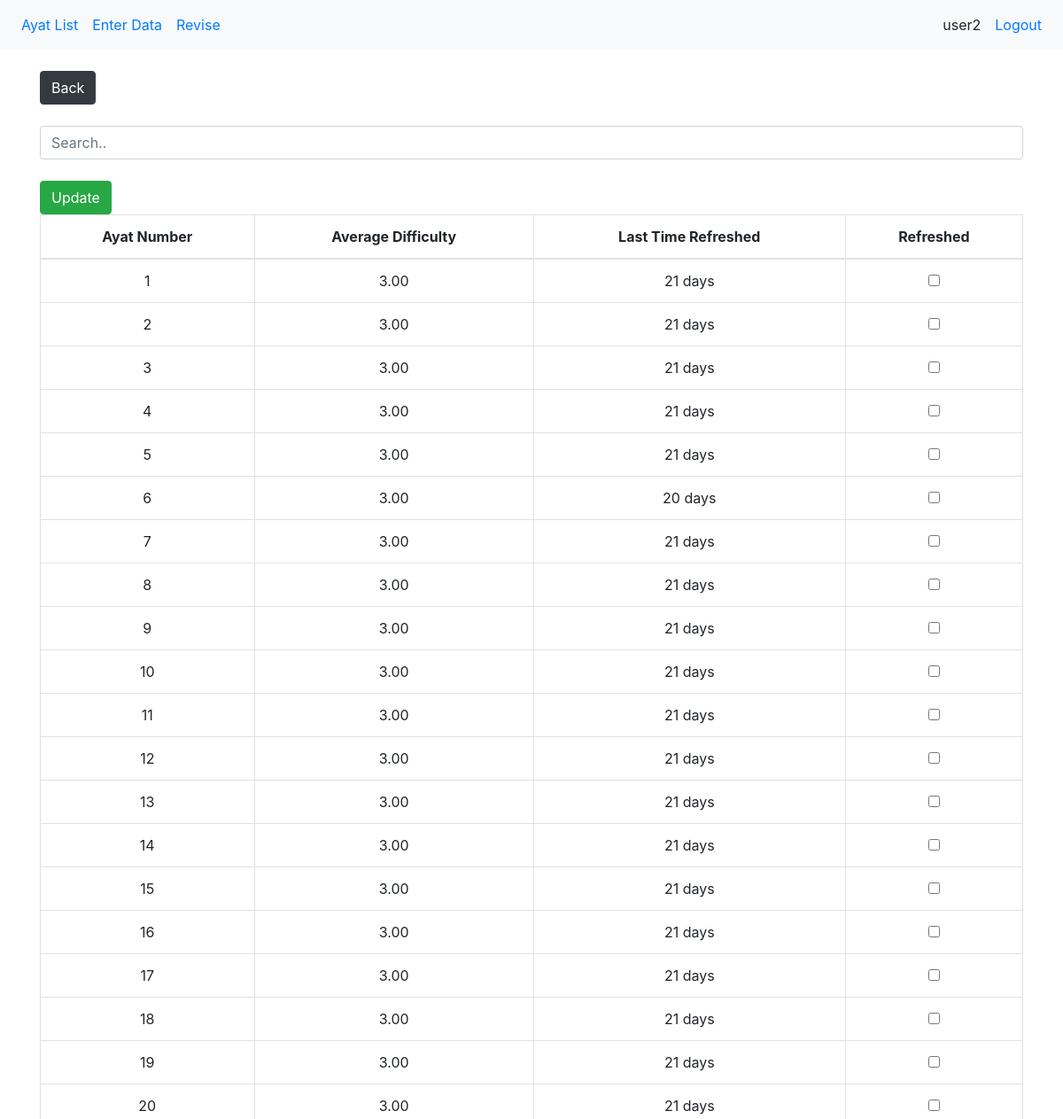
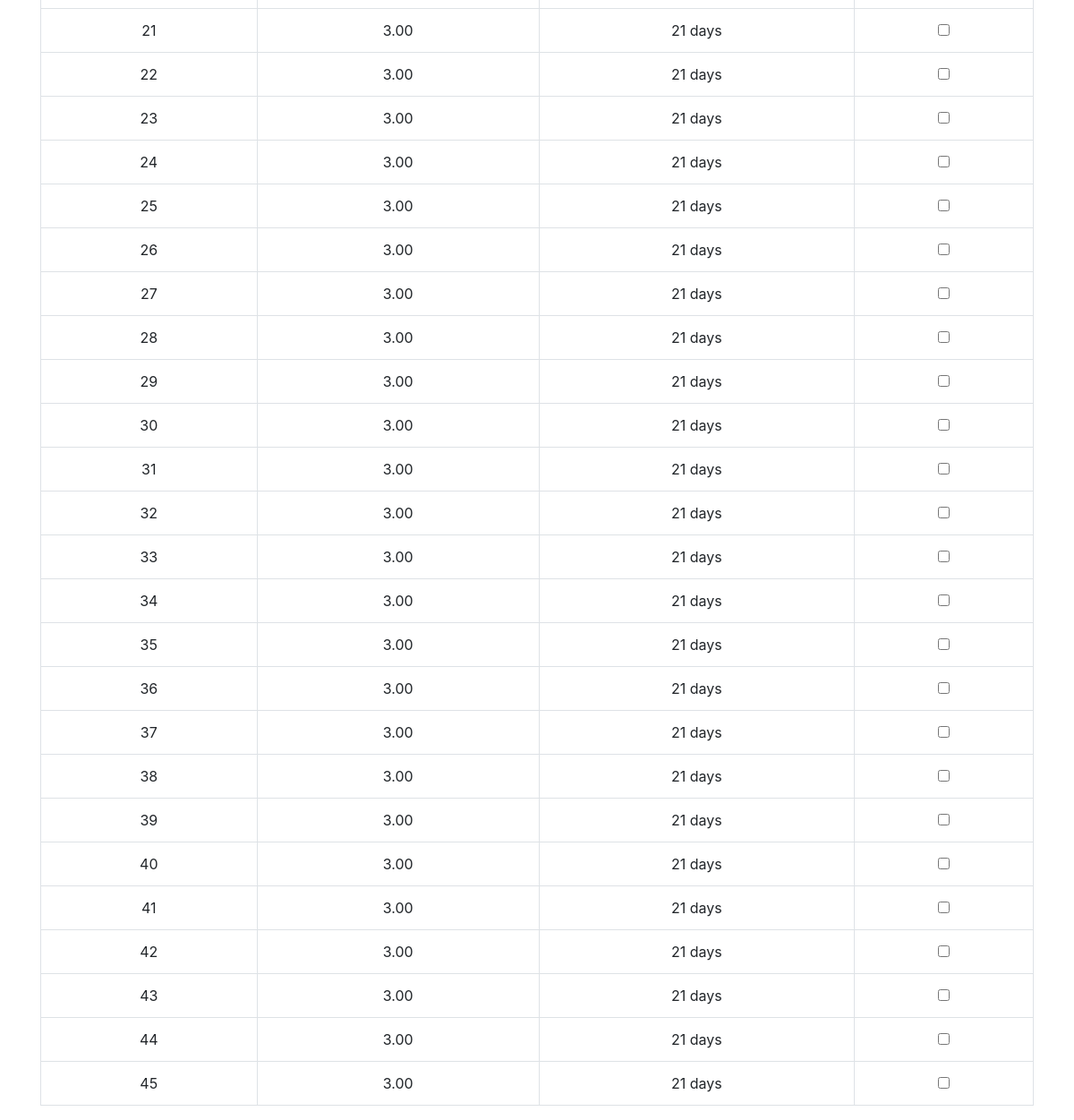
/qurandata/6/ayats/ (signed in), run on the app's committed database (2 pictures, top to bottom).
### qurandata/models.py (models this page shows, shortened)
class Hifz(models.Model):
    hafiz = models.ForeignKey(User, on_delete=models.SET_NULL, null=True, blank=True)
    surah_number = models.SmallIntegerField()
    ayat_number = models.SmallIntegerField()
    last_refreshed = models.DateField(_("Date"), default=datetime.date.today)
    juz_number = models.SmallIntegerField()
    average_difficulty = models.SmallIntegerField()
    def __init__(self,*args, **kwargs):
        super(Hifz, self).__init__(*args, **kwargs)
        if not self.juz_number:
            self.find_juz_number()
    def get_last_refreshed_timelength(self):
        now = datetime.date.today()
        diff = now - self.last_refreshed
        string = get_appropriate_timeunits_from_day(diff.days) + " ago"
        return string
    def get_number_of_days_since_refreshed(self):
        now = datetime.date.today()
        diff = now - self.last_refreshed
        return diff.days
    def get_hifz_average_difficulty(self):
        return self.average_difficulty

### qurandata/views.py (the view)
# urls.py: path('<int:surah_number>/ayats/', login_required(views.AyatListView.as_view()), name="ayatlist"),
class AyatListView(generic.ListView):
    template_name = 'qurandata/ayatlist.html'
    context_object_name = 'ayat_list_for_surah'
    def get_queryset(self):
        hifz_list = Hifz.objects.filter(hafiz=self.request.user, surah_number=self.kwargs['surah_number'])
        for hifz in hifz_list:
            hifz.last_refreshed_period_string = hifz.get_last_refreshed_timelength()
            hifz.days_since_last_refreshed = hifz.get_number_of_days_since_refreshed()
            hifz.average_difficulty = "{0:.2f}".format(hifz.get_hifz_average_difficulty())
        return hifz_list

### qurandata/helper.py (called while the page is built)
def get_appropriate_timeunits_from_day(days):
    years, months, weeks = None, None, None
    if days > 7:
        weeks = int(days / 7)
        days = days % 7
        if weeks > 4:
            months = int(weeks / 4)
            weeks = weeks % 4
            if months > 12:
                years = int(months / 12)
                months = months % 12
    if years: return str(years) + " years " + str(months) + " months"
    if months: return str(months) + " months " + str(weeks) + " weeks"
    if weeks: return str(weeks) + " weeks " + str(days) + " days"
    return str(days) + " days"

### qurandata/templates/qurandata/ayatlist.html
{% extends "base_authenticated.html" %}
{% block content %}
    <div class="mb-4 text-align:left">
     <button class="btn btn-dark" onclick="GoBackWithRefresh();return false;">Back</button>
  </div>
    <input class="form-control my-4 " type="text" id="filter-input" onkeyup="filterTable()" placeholder="Search..">
{% if ayat_list_for_surah %}
        <button type="submit" class="btn btn-success">Update</button>
    <table id="ayat-list-table"  class="table table-bordered table-hover table-style">
        <thead>
            <tr>
                <th style="text-align:center">Ayat Number</th>
                <th style="text-align:center">Average Difficulty</th>
                <th style="text-align:center">Last Time Refreshed</th>
                <th style="text-align:center">Refreshed</th>
            </tr>
        </thead>
        <tbody data-link="row" class="rowlink">
            {% for hifz in ayat_list_for_surah %}
            <tr>
                    <td align="center" class='clickable-row' data-href="{% url 'qurandata:detail' hifz.surah_number hifz.ayat_number %}">{{ hifz.ayat_number }}</td>
                    <td align="center" class='clickable-row' data-href="{% url 'qurandata:detail' hifz.surah_number hifz.ayat_number %}">{{ hifz.average_difficulty }}</td>
                    <td align="center" class='clickable-row' data-href="{% url 'qurandata:detail' hifz.surah_number hifz.ayat_number %}">{{ hifz.days_since_last_refreshed }} days</td>
                    <td align="center">
                            <input type="checkbox" name="ayat_number" value="{{ hifz.ayat_number }}">
                        </td>
            </tr>
            {% endfor %}
        </tbody>
    </table>
{%  else %}
	<p>No ayats are available.</p>
{% endif %}
{% endblock %}

### qurandata/templates/base_authenticated.html (shortened to what this page needs)
{% load static %}
{% include "base_raw.html" %}
{% block navs %}
<nav class="navbar navbar-expand-sm bg-light">
  <ul class="navbar-nav">
      <li class="nav-item">
          <a class="nav-link" href="{% url 'qurandata:index' %}">Ayat List</a>
      </li>
      <li class="nav-item">
          <a class="nav-link" href="{% url 'qurandata:enter' %}">Enter Data</a>
      </li>
      <li class="nav-item">
          <a class="nav-link" href="{% url 'qurandata:revise' %}">Revise</a>
      </li>
  </ul>
  <div class="navbar-collapse order-3 dual-collapse2">
        <ul class="navbar-nav ml-auto">
            <li class="nav-item">
                <span class="nav-link">{{ user.get_username }}</span>
            </li>
            <li class="nav-item">
                <a class="nav-link" href="{% url 'logout' %}">Logout</a>
            </li>
        </ul>
    </div>
</nav>
<div class="container align-items-center justify-content-center ">
  {% block content %}
     {% endblock %}
</div>
{% endblock %}

### qurandata/templates/base_raw.html (shortened to what this page needs)
{% load static %}
<!DOCTYPE html>
<html lang="en">
<head>
  <link rel="stylesheet" href="{% static 'css/bootstrap.min.css' %}">
  <link rel="stylesheet" href="{% static 'css/custom.css' %}">
</head>
<body>
</body>
</html>

### qurandata/static/css/custom.css (style rules this page uses)
#ayat-list-table { float: center; }
td { cursor: pointer; }

### data on the page
Hifz: ayat_number "1", average_difficulty "3.00", days_since_last_refreshed "21"
Hifz: ayat_number "2", average_difficulty "3.00", days_since_last_refreshed "21"
Hifz: ayat_number "3", average_difficulty "3.00", days_since_last_refreshed "21"
Hifz: ayat_number "4", average_difficulty "3.00", days_since_last_refreshed "21"
Hifz: ayat_number "5", average_difficulty "3.00", days_since_last_refreshed "21"
Hifz: ayat_number "6", average_difficulty "3.00", days_since_last_refreshed "20"
Hifz: ayat_number "7", average_difficulty "3.00", days_since_last_refreshed "21"
Hifz: ayat_number "8", average_difficulty "3.00", days_since_last_refreshed "21"
Hifz: ayat_number "9", average_difficulty "3.00", days_since_last_refreshed "21"
Hifz: ayat_number "10", average_difficulty "3.00", days_since_last_refreshed "21"
Hifz: ayat_number "11", average_difficulty "3.00", days_since_last_refreshed "21"
Hifz: ayat_number "12", average_difficulty "3.00", days_since_last_refreshed "21"
Hifz: ayat_number "13", average_difficulty "3.00", days_since_last_refreshed "21"
Hifz: ayat_number "14", average_difficulty "3.00", days_since_last_refreshed "21"
Hifz: ayat_number "15", average_difficulty "3.00", days_since_last_refreshed "21"
Hifz: ayat_number "16", average_difficulty "3.00", days_since_last_refreshed "21"
Hifz: ayat_number "17", average_difficulty "3.00", days_since_last_refreshed "21"
Hifz: ayat_number "18", average_difficulty "3.00", days_since_last_refreshed "21"
Hifz: ayat_number "19", average_difficulty "3.00", days_since_last_refreshed "21"
Hifz: ayat_number "20", average_difficulty "3.00", days_since_last_refreshed "21"
Hifz: ayat_number "21", average_difficulty "3.00", days_since_last_refreshed "21"
Hifz: ayat_number "22", average_difficulty "3.00", days_since_last_refreshed "21"
Hifz: ayat_number "23", average_difficulty "3.00", days_since_last_refreshed "21"
Hifz: ayat_number "24", average_difficulty "3.00", days_since_last_refreshed "21"
Hifz: ayat_number "25", average_difficulty "3.00", days_since_last_refreshed "21"
Hifz: ayat_number "26", average_difficulty "3.00", days_since_last_refreshed "21"
Hifz: ayat_number "27", average_difficulty "3.00", days_since_last_refreshed "21"
Hifz: ayat_number "28", average_difficulty "3.00", days_since_last_refreshed "21"
Hifz: ayat_number "29", average_difficulty "3.00", days_since_last_refreshed "21"
Hifz: ayat_number "30", average_difficulty "3.00", days_since_last_refreshed "21"
Hifz: ayat_number "31", average_difficulty "3.00", days_since_last_refreshed "21"
Hifz: ayat_number "32", average_difficulty "3.00", days_since_last_refreshed "21"
Hifz: ayat_number "33", average_difficulty "3.00", days_since_last_refreshed "21"
Hifz: ayat_number "34", average_difficulty "3.00", days_since_last_refreshed "21"
Hifz: ayat_number "35", average_difficulty "3.00", days_since_last_refreshed "21"
Hifz: ayat_number "36", average_difficulty "3.00", days_since_last_refreshed "21"
Hifz: ayat_number "37", average_difficulty "3.00", days_since_last_refreshed "21"
Hifz: ayat_number "38", average_difficulty "3.00", days_since_last_refreshed "21"
Hifz: ayat_number "39", average_difficulty "3.00", days_since_last_refreshed "21"
Hifz: ayat_number "40", average_difficulty "3.00", days_since_last_refreshed "21"
Hifz: ayat_number "41", average_difficulty "3.00", days_since_last_refreshed "21"
Hifz: ayat_number "42", average_difficulty "3.00", days_since_last_refreshed "21"
Hifz: ayat_number "43", average_difficulty "3.00", days_since_last_refreshed "21"
Hifz: ayat_number "44", average_difficulty "3.00", days_since_last_refreshed "21"
Hifz: ayat_number "45", average_difficulty "3.00", days_since_last_refreshed "21"

### other printed values
{{ user.get_username }} "user2"
